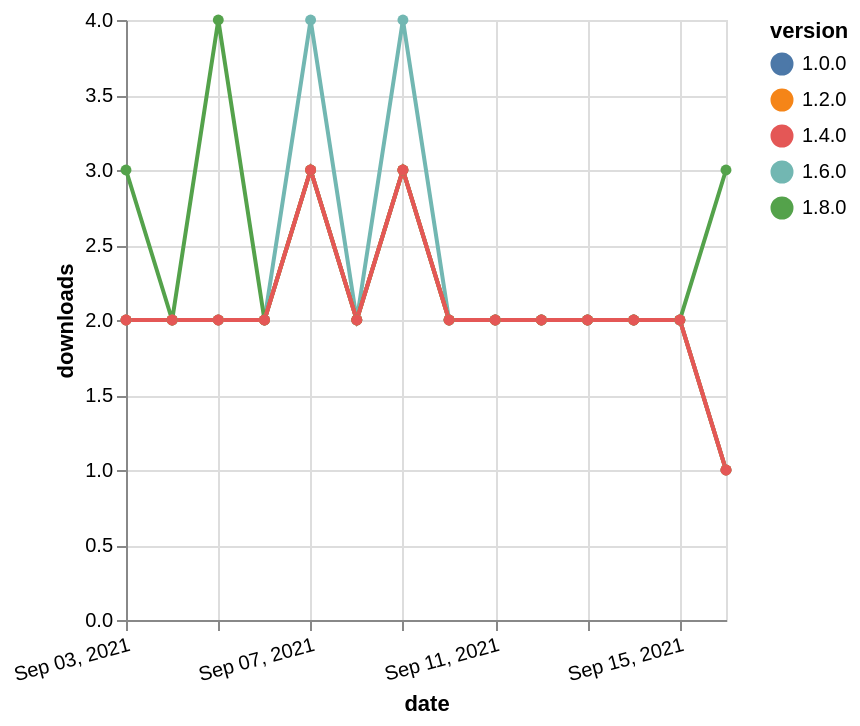

Describe this chart as a Vega-Lite specification.
### Vega-Lite specification from a JSON file in a GitHub repository (floating-point values rounded to 4 significant figures)
{"$schema": "https://vega.github.io/schema/vega-lite/v5.json", "description": "A simple bar chart with embedded data.", "data": {"values": [{"date": "2021-09-03", "total": 695, "delta": 2, "version": "1.6.0"}, {"date": "2021-09-04", "total": 697, "delta": 2, "version": "1.6.0"}, {"date": "2021-09-05", "total": 699, "delta": 2, "version": "1.6.0"}, {"date": "2021-09-06", "total": 701, "delta": 2, "version": "1.6.0"}, {"date": "2021-09-07", "total": 705, "delta": 4, "version": "1.6.0"}, {"date": "2021-09-08", "total": 707, "delta": 2, "version": "1.6.0"}, {"date": "2021-09-09", "total": 711, "delta": 4, "version": "1.6.0"}, {"date": "2021-09-10", "total": 713, "delta": 2, "version": "1.6.0"}, {"date": "2021-09-11", "total": 715, "delta": 2, "version": "1.6.0"}, {"date": "2021-09-12", "total": 717, "delta": 2, "version": "1.6.0"}, {"date": "2021-09-13", "total": 719, "delta": 2, "version": "1.6.0"}, {"date": "2021-09-14", "total": 721, "delta": 2, "version": "1.6.0"}, {"date": "2021-09-15", "total": 723, "delta": 2, "version": "1.6.0"}, {"date": "2021-09-16", "total": 724, "delta": 1, "version": "1.6.0"}, {"date": "2021-09-03", "total": 221, "delta": 3, "version": "1.8.0"}, {"date": "2021-09-04", "total": 223, "delta": 2, "version": "1.8.0"}, {"date": "2021-09-05", "total": 227, "delta": 4, "version": "1.8.0"}, {"date": "2021-09-06", "total": 229, "delta": 2, "version": "1.8.0"}, {"date": "2021-09-07", "total": 232, "delta": 3, "version": "1.8.0"}, {"date": "2021-09-08", "total": 234, "delta": 2, "version": "1.8.0"}, {"date": "2021-09-09", "total": 237, "delta": 3, "version": "1.8.0"}, {"date": "2021-09-10", "total": 239, "delta": 2, "version": "1.8.0"}, {"date": "2021-09-11", "total": 241, "delta": 2, "version": "1.8.0"}, {"date": "2021-09-12", "total": 243, "delta": 2, "version": "1.8.0"}, {"date": "2021-09-13", "total": 245, "delta": 2, "version": "1.8.0"}, {"date": "2021-09-14", "total": 247, "delta": 2, "version": "1.8.0"}, {"date": "2021-09-15", "total": 249, "delta": 2, "version": "1.8.0"}, {"date": "2021-09-16", "total": 252, "delta": 3, "version": "1.8.0"}, {"date": "2021-09-03", "total": 1652, "delta": 2, "version": "1.0.0"}, {"date": "2021-09-04", "total": 1654, "delta": 2, "version": "1.0.0"}, {"date": "2021-09-05", "total": 1656, "delta": 2, "version": "1.0.0"}, {"date": "2021-09-06", "total": 1658, "delta": 2, "version": "1.0.0"}, {"date": "2021-09-07", "total": 1661, "delta": 3, "version": "1.0.0"}, {"date": "2021-09-08", "total": 1663, "delta": 2, "version": "1.0.0"}, {"date": "2021-09-09", "total": 1666, "delta": 3, "version": "1.0.0"}, {"date": "2021-09-10", "total": 1668, "delta": 2, "version": "1.0.0"}, {"date": "2021-09-11", "total": 1670, "delta": 2, "version": "1.0.0"}, {"date": "2021-09-12", "total": 1672, "delta": 2, "version": "1.0.0"}, {"date": "2021-09-13", "total": 1674, "delta": 2, "version": "1.0.0"}, {"date": "2021-09-14", "total": 1676, "delta": 2, "version": "1.0.0"}, {"date": "2021-09-15", "total": 1678, "delta": 2, "version": "1.0.0"}, {"date": "2021-09-16", "total": 1679, "delta": 1, "version": "1.0.0"}, {"date": "2021-09-03", "total": 1449, "delta": 2, "version": "1.2.0"}, {"date": "2021-09-04", "total": 1451, "delta": 2, "version": "1.2.0"}, {"date": "2021-09-05", "total": 1453, "delta": 2, "version": "1.2.0"}, {"date": "2021-09-06", "total": 1455, "delta": 2, "version": "1.2.0"}, {"date": "2021-09-07", "total": 1458, "delta": 3, "version": "1.2.0"}, {"date": "2021-09-08", "total": 1460, "delta": 2, "version": "1.2.0"}, {"date": "2021-09-09", "total": 1463, "delta": 3, "version": "1.2.0"}, {"date": "2021-09-10", "total": 1465, "delta": 2, "version": "1.2.0"}, {"date": "2021-09-11", "total": 1467, "delta": 2, "version": "1.2.0"}, {"date": "2021-09-12", "total": 1469, "delta": 2, "version": "1.2.0"}, {"date": "2021-09-13", "total": 1471, "delta": 2, "version": "1.2.0"}, {"date": "2021-09-14", "total": 1473, "delta": 2, "version": "1.2.0"}, {"date": "2021-09-15", "total": 1475, "delta": 2, "version": "1.2.0"}, {"date": "2021-09-16", "total": 1476, "delta": 1, "version": "1.2.0"}, {"date": "2021-09-03", "total": 1003, "delta": 2, "version": "1.4.0"}, {"date": "2021-09-04", "total": 1005, "delta": 2, "version": "1.4.0"}, {"date": "2021-09-05", "total": 1007, "delta": 2, "version": "1.4.0"}, {"date": "2021-09-06", "total": 1009, "delta": 2, "version": "1.4.0"}, {"date": "2021-09-07", "total": 1012, "delta": 3, "version": "1.4.0"}, {"date": "2021-09-08", "total": 1014, "delta": 2, "version": "1.4.0"}, {"date": "2021-09-09", "total": 1017, "delta": 3, "version": "1.4.0"}, {"date": "2021-09-10", "total": 1019, "delta": 2, "version": "1.4.0"}, {"date": "2021-09-11", "total": 1021, "delta": 2, "version": "1.4.0"}, {"date": "2021-09-12", "total": 1023, "delta": 2, "version": "1.4.0"}, {"date": "2021-09-13", "total": 1025, "delta": 2, "version": "1.4.0"}, {"date": "2021-09-14", "total": 1027, "delta": 2, "version": "1.4.0"}, {"date": "2021-09-15", "total": 1029, "delta": 2, "version": "1.4.0"}, {"date": "2021-09-16", "total": 1030, "delta": 1, "version": "1.4.0"}]}, "width": "container", "mark": {"type": "line", "point": {"filled": true}}, "encoding": {"x": {"field": "date", "type": "temporal", "timeUnit": "yearmonthdate", "title": "date", "axis": {"labelAngle": -15}}, "y": {"field": "delta", "type": "quantitative", "title": "downloads"}, "color": {"field": "version", "type": "nominal"}, "tooltip": {"field": "delta"}}}
